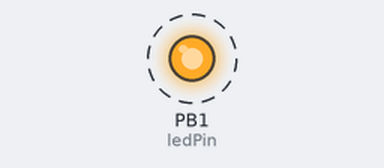
Bench run of a sketch on a simulated ATtiny85, built with avr-gcc and run on an emulated ATtiny85. Shown: output pins drawn as LEDs (lit = HIGH). Dashed ring = blinking.

Above: at 4.1 s.
Timing chart, 0 to 6.9 s (numbered marks = the images above):
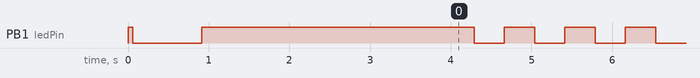

The sketch:

sparkAutoLogin.ino
```cpp
#include <DigiKeyboard.h>
int ledPin = 1;
void setup() {
  pinMode(ledPin,OUTPUT);
  digitalWrite(ledPin, HIGH);
  DigiKeyboard.sendKeyStroke(0);
  DigiKeyboard.print("user.name");// Please your username.
  DigiKeyboard.delay(10);
  DigiKeyboard.print("\t");//why the \t needs to have quotes I don't no but it works.
  DigiKeyboard.delay(10);
  DigiKeyboard.println("password");// please your password.
  digitalWrite(ledPin, LOW);
  DigiKeyboard.delay(850);
  DigiKeyboard.println();
  digitalWrite(ledPin, HIGH);
  delay(3000);

}
void loop() {
  delay(375);
  digitalWrite(ledPin, LOW);
  delay(375);
  digitalWrite(ledPin, HIGH);

}

/*

*/
```

Measured:
- by itself, PB1 (ledPin): goes LOW 0.85 s, HIGH 3.4 s, 167 × (LOW 0.38 s, HIGH 0.38 s), LOW 0.38 s, then HIGH
